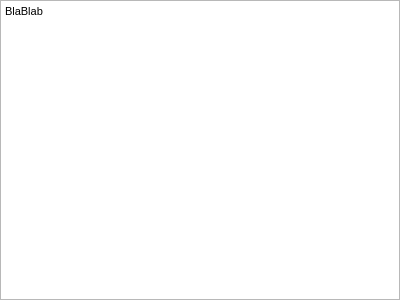
<?xml version="1.0" encoding="UTF-8"?>
<ui version="4.0">
 <class>about_dialog</class>
 <widget class="QDialog" name="about_dialog">
  <property name="geometry">
   <rect>
    <x>0</x>
    <y>0</y>
    <width>400</width>
    <height>300</height>
   </rect>
  </property>
  <property name="windowTitle">
   <string>Dialog</string>
  </property>
  <widget class="QDialogButtonBox" name="ok_button">
   <property name="geometry">
    <rect>
     <x>40</x>
     <y>260</y>
     <width>341</width>
     <height>32</height>
    </rect>
   </property>
   <property name="orientation">
    <enum>Qt::Horizontal</enum>
   </property>
   <property name="standardButtons">
    <set>QDialogButtonBox::Ok</set>
   </property>
  </widget>
  <widget class="QTextBrowser" name="about_text">
   <property name="geometry">
    <rect>
     <x>0</x>
     <y>0</y>
     <width>400</width>
     <height>300</height>
    </rect>
   </property>
   <property name="minimumSize">
    <size>
     <width>399</width>
     <height>300</height>
    </size>
   </property>
   <property name="maximumSize">
    <size>
     <width>400</width>
     <height>300</height>
    </size>
   </property>
   <property name="html">
    <string>&lt;!DOCTYPE HTML PUBLIC &quot;-//W3C//DTD HTML 4.0//EN&quot; &quot;http://www.w3.org/TR/REC-html40/strict.dtd&quot;&gt;
&lt;html&gt;&lt;head&gt;&lt;meta name=&quot;qrichtext&quot; content=&quot;1&quot; /&gt;&lt;style type=&quot;text/css&quot;&gt;
p, li { white-space: pre-wrap; }
&lt;/style&gt;&lt;/head&gt;&lt;body style=&quot; font-family:'MS Shell Dlg 2'; font-size:8.25pt; font-weight:400; font-style:normal;&quot;&gt;
&lt;p style=&quot; margin-top:0px; margin-bottom:0px; margin-left:0px; margin-right:0px; -qt-block-indent:0; text-indent:0px;&quot;&gt;BlaBlab&lt;/p&gt;&lt;/body&gt;&lt;/html&gt;</string>
   </property>
  </widget>
 </widget>
 <resources/>
 <connections>
  <connection>
   <sender>ok_button</sender>
   <signal>accepted()</signal>
   <receiver>about_dialog</receiver>
   <slot>accept()</slot>
   <hints>
    <hint type="sourcelabel">
     <x>258</x>
     <y>274</y>
    </hint>
    <hint type="destinationlabel">
     <x>157</x>
     <y>15</y>
    </hint>
   </hints>
  </connection>
  <connection>
   <sender>ok_button</sender>
   <signal>rejected()</signal>
   <receiver>about_dialog</receiver>
   <slot>reject()</slot>
   <hints>
    <hint type="sourcelabel">
     <x>316</x>
     <y>260</y>
    </hint>
    <hint type="destinationlabel">
     <x>286</x>
     <y>274</y>
    </hint>
   </hints>
  </connection>
 </connections>
</ui>
